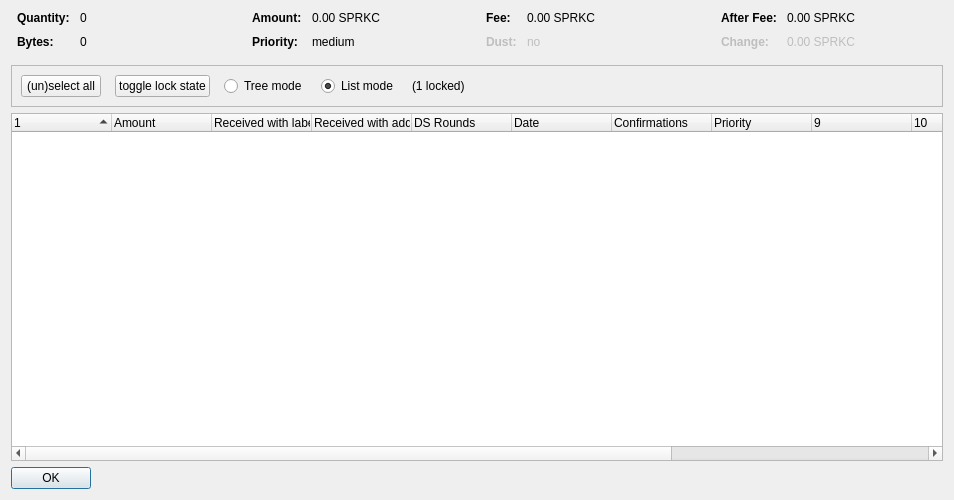
<?xml version="1.0" encoding="UTF-8"?>
<ui version="4.0">
 <class>CoinControlDialog</class>
 <widget class="QDialog" name="CoinControlDialog">
  <property name="geometry">
   <rect>
    <x>0</x>
    <y>0</y>
    <width>954</width>
    <height>500</height>
   </rect>
  </property>
  <property name="windowTitle">
   <string>Coin Selection</string>
  </property>
  <layout class="QVBoxLayout" name="verticalLayout">
   <item>
    <layout class="QHBoxLayout" name="horizontalLayoutTop" stretch="0,0,0,0">
     <property name="topMargin">
      <number>0</number>
     </property>
     <property name="bottomMargin">
      <number>10</number>
     </property>
     <item>
      <layout class="QFormLayout" name="formLayoutCoinControl1">
       <property name="horizontalSpacing">
        <number>10</number>
       </property>
       <property name="verticalSpacing">
        <number>10</number>
       </property>
       <property name="leftMargin">
        <number>6</number>
       </property>
       <property name="rightMargin">
        <number>6</number>
       </property>
       <item row="0" column="0">
        <widget class="QLabel" name="labelCoinControlQuantityText">
         <property name="font">
          <font>
           <weight>75</weight>
           <bold>true</bold>
          </font>
         </property>
         <property name="text">
          <string>Quantity:</string>
         </property>
        </widget>
       </item>
       <item row="0" column="1">
        <widget class="QLabel" name="labelCoinControlQuantity">
         <property name="cursor">
          <cursorShape>IBeamCursor</cursorShape>
         </property>
         <property name="contextMenuPolicy">
          <enum>Qt::ActionsContextMenu</enum>
         </property>
         <property name="text">
          <string notr="true">0</string>
         </property>
         <property name="textInteractionFlags">
          <set>Qt::LinksAccessibleByMouse|Qt::TextSelectableByKeyboard|Qt::TextSelectableByMouse</set>
         </property>
        </widget>
       </item>
       <item row="1" column="0">
        <widget class="QLabel" name="labelCoinControlBytesText">
         <property name="font">
          <font>
           <weight>75</weight>
           <bold>true</bold>
          </font>
         </property>
         <property name="text">
          <string>Bytes:</string>
         </property>
        </widget>
       </item>
       <item row="1" column="1">
        <widget class="QLabel" name="labelCoinControlBytes">
         <property name="cursor">
          <cursorShape>IBeamCursor</cursorShape>
         </property>
         <property name="contextMenuPolicy">
          <enum>Qt::ActionsContextMenu</enum>
         </property>
         <property name="text">
          <string notr="true">0</string>
         </property>
         <property name="textInteractionFlags">
          <set>Qt::LinksAccessibleByMouse|Qt::TextSelectableByKeyboard|Qt::TextSelectableByMouse</set>
         </property>
        </widget>
       </item>
      </layout>
     </item>
     <item>
      <layout class="QFormLayout" name="formLayoutCoinControl2">
       <property name="horizontalSpacing">
        <number>10</number>
       </property>
       <property name="verticalSpacing">
        <number>10</number>
       </property>
       <property name="leftMargin">
        <number>6</number>
       </property>
       <property name="rightMargin">
        <number>6</number>
       </property>
       <item row="0" column="0">
        <widget class="QLabel" name="labelCoinControlAmountText">
         <property name="font">
          <font>
           <weight>75</weight>
           <bold>true</bold>
          </font>
         </property>
         <property name="text">
          <string>Amount:</string>
         </property>
        </widget>
       </item>
       <item row="0" column="1">
        <widget class="QLabel" name="labelCoinControlAmount">
         <property name="cursor">
          <cursorShape>IBeamCursor</cursorShape>
         </property>
         <property name="contextMenuPolicy">
          <enum>Qt::ActionsContextMenu</enum>
         </property>
         <property name="text">
          <string notr="true">0.00 SPRKC</string>
         </property>
         <property name="textInteractionFlags">
          <set>Qt::LinksAccessibleByMouse|Qt::TextSelectableByKeyboard|Qt::TextSelectableByMouse</set>
         </property>
        </widget>
       </item>
       <item row="1" column="0">
        <widget class="QLabel" name="labelCoinControlPriorityText">
         <property name="font">
          <font>
           <weight>75</weight>
           <bold>true</bold>
          </font>
         </property>
         <property name="text">
          <string>Priority:</string>
         </property>
        </widget>
       </item>
       <item row="1" column="1">
        <widget class="QLabel" name="labelCoinControlPriority">
         <property name="cursor">
          <cursorShape>IBeamCursor</cursorShape>
         </property>
         <property name="contextMenuPolicy">
          <enum>Qt::ActionsContextMenu</enum>
         </property>
         <property name="text">
          <string>medium</string>
         </property>
         <property name="textInteractionFlags">
          <set>Qt::LinksAccessibleByMouse|Qt::TextSelectableByKeyboard|Qt::TextSelectableByMouse</set>
         </property>
        </widget>
       </item>
      </layout>
     </item>
     <item>
      <layout class="QFormLayout" name="formLayoutCoinControl3">
       <property name="horizontalSpacing">
        <number>10</number>
       </property>
       <property name="verticalSpacing">
        <number>10</number>
       </property>
       <property name="leftMargin">
        <number>6</number>
       </property>
       <property name="rightMargin">
        <number>6</number>
       </property>
       <item row="0" column="0">
        <widget class="QLabel" name="labelCoinControlFeeText">
         <property name="font">
          <font>
           <weight>75</weight>
           <bold>true</bold>
          </font>
         </property>
         <property name="text">
          <string>Fee:</string>
         </property>
        </widget>
       </item>
       <item row="0" column="1">
        <widget class="QLabel" name="labelCoinControlFee">
         <property name="cursor">
          <cursorShape>IBeamCursor</cursorShape>
         </property>
         <property name="contextMenuPolicy">
          <enum>Qt::ActionsContextMenu</enum>
         </property>
         <property name="text">
          <string notr="true">0.00 SPRKC</string>
         </property>
         <property name="textInteractionFlags">
          <set>Qt::LinksAccessibleByMouse|Qt::TextSelectableByKeyboard|Qt::TextSelectableByMouse</set>
         </property>
        </widget>
       </item>
       <item row="1" column="0">
        <widget class="QLabel" name="labelCoinControlLowOutputText">
         <property name="enabled">
          <bool>false</bool>
         </property>
         <property name="font">
          <font>
           <weight>75</weight>
           <bold>true</bold>
          </font>
         </property>
         <property name="text">
          <string>Dust:</string>
         </property>
        </widget>
       </item>
       <item row="1" column="1">
        <widget class="QLabel" name="labelCoinControlLowOutput">
         <property name="enabled">
          <bool>false</bool>
         </property>
         <property name="cursor">
          <cursorShape>IBeamCursor</cursorShape>
         </property>
         <property name="contextMenuPolicy">
          <enum>Qt::ActionsContextMenu</enum>
         </property>
         <property name="text">
          <string>no</string>
         </property>
         <property name="textInteractionFlags">
          <set>Qt::LinksAccessibleByMouse|Qt::TextSelectableByKeyboard|Qt::TextSelectableByMouse</set>
         </property>
        </widget>
       </item>
      </layout>
     </item>
     <item>
      <layout class="QFormLayout" name="formLayoutCoinControl4">
       <property name="horizontalSpacing">
        <number>10</number>
       </property>
       <property name="verticalSpacing">
        <number>10</number>
       </property>
       <property name="leftMargin">
        <number>6</number>
       </property>
       <property name="rightMargin">
        <number>6</number>
       </property>
       <item row="0" column="0">
        <widget class="QLabel" name="labelCoinControlAfterFeeText">
         <property name="font">
          <font>
           <weight>75</weight>
           <bold>true</bold>
          </font>
         </property>
         <property name="text">
          <string>After Fee:</string>
         </property>
        </widget>
       </item>
       <item row="0" column="1">
        <widget class="QLabel" name="labelCoinControlAfterFee">
         <property name="cursor">
          <cursorShape>IBeamCursor</cursorShape>
         </property>
         <property name="contextMenuPolicy">
          <enum>Qt::ActionsContextMenu</enum>
         </property>
         <property name="text">
          <string notr="true">0.00 SPRKC</string>
         </property>
         <property name="textInteractionFlags">
          <set>Qt::LinksAccessibleByMouse|Qt::TextSelectableByKeyboard|Qt::TextSelectableByMouse</set>
         </property>
        </widget>
       </item>
       <item row="1" column="0">
        <widget class="QLabel" name="labelCoinControlChangeText">
         <property name="enabled">
          <bool>false</bool>
         </property>
         <property name="font">
          <font>
           <weight>75</weight>
           <bold>true</bold>
          </font>
         </property>
         <property name="text">
          <string>Change:</string>
         </property>
        </widget>
       </item>
       <item row="1" column="1">
        <widget class="QLabel" name="labelCoinControlChange">
         <property name="enabled">
          <bool>false</bool>
         </property>
         <property name="cursor">
          <cursorShape>IBeamCursor</cursorShape>
         </property>
         <property name="contextMenuPolicy">
          <enum>Qt::ActionsContextMenu</enum>
         </property>
         <property name="text">
          <string notr="true">0.00 SPRKC</string>
         </property>
         <property name="textInteractionFlags">
          <set>Qt::LinksAccessibleByMouse|Qt::TextSelectableByKeyboard|Qt::TextSelectableByMouse</set>
         </property>
        </widget>
       </item>
      </layout>
     </item>
    </layout>
   </item>
   <item>
    <widget class="QFrame" name="frame">
     <property name="minimumSize">
      <size>
       <width>0</width>
       <height>40</height>
      </size>
     </property>
     <property name="frameShape">
      <enum>QFrame::StyledPanel</enum>
     </property>
     <property name="frameShadow">
      <enum>QFrame::Sunken</enum>
     </property>
     <layout class="QHBoxLayout" name="horizontalLayout">
      <item>
       <layout class="QHBoxLayout" name="horizontalLayoutPanel" stretch="0,0,0,0,0,0">
        <property name="spacing">
         <number>14</number>
        </property>
        <item>
         <widget class="QPushButton" name="pushButtonSelectAll">
          <property name="sizePolicy">
           <sizepolicy hsizetype="Maximum" vsizetype="Fixed">
            <horstretch>0</horstretch>
            <verstretch>0</verstretch>
           </sizepolicy>
          </property>
          <property name="text">
           <string>(un)select all</string>
          </property>
          <property name="autoDefault">
           <bool>false</bool>
          </property>
         </widget>
        </item>
        <item>
         <widget class="QPushButton" name="pushButtonToggleLock">
          <property name="sizePolicy">
           <sizepolicy hsizetype="Maximum" vsizetype="Fixed">
            <horstretch>0</horstretch>
            <verstretch>0</verstretch>
           </sizepolicy>
          </property>
          <property name="text">
           <string>toggle lock state</string>
          </property>
          <property name="autoDefault">
           <bool>false</bool>
          </property>
         </widget>
        </item>
        <item>
         <widget class="QRadioButton" name="radioTreeMode">
          <property name="sizePolicy">
           <sizepolicy hsizetype="Maximum" vsizetype="Fixed">
            <horstretch>0</horstretch>
            <verstretch>0</verstretch>
           </sizepolicy>
          </property>
          <property name="text">
           <string>Tree mode</string>
          </property>
         </widget>
        </item>
        <item>
         <widget class="QRadioButton" name="radioListMode">
          <property name="sizePolicy">
           <sizepolicy hsizetype="Maximum" vsizetype="Fixed">
            <horstretch>0</horstretch>
            <verstretch>0</verstretch>
           </sizepolicy>
          </property>
          <property name="text">
           <string>List mode</string>
          </property>
          <property name="checked">
           <bool>true</bool>
          </property>
         </widget>
        </item>
        <item>
         <widget class="QLabel" name="labelLocked">
          <property name="text">
           <string>(1 locked)</string>
          </property>
         </widget>
        </item>
        <item>
         <spacer name="horizontalSpacer">
          <property name="orientation">
           <enum>Qt::Horizontal</enum>
          </property>
          <property name="sizeHint" stdset="0">
           <size>
            <width>40</width>
            <height>20</height>
           </size>
          </property>
         </spacer>
        </item>
       </layout>
      </item>
     </layout>
    </widget>
   </item>
   <item>
    <widget class="CoinControlTreeWidget" name="treeWidget">
     <property name="contextMenuPolicy">
      <enum>Qt::CustomContextMenu</enum>
     </property>
     <property name="sortingEnabled">
      <bool>false</bool>
     </property>
     <property name="columnCount">
      <number>13</number>
     </property>
     <attribute name="headerShowSortIndicator" stdset="0">
      <bool>true</bool>
     </attribute>
     <attribute name="headerStretchLastSection">
      <bool>false</bool>
     </attribute>
     <column>
      <property name="text">
       <string/>
      </property>
     </column>
     <column>
      <property name="text">
       <string>Amount</string>
      </property>
     </column>
     <column>
      <property name="text">
       <string>Received with label</string>
      </property>
     </column>
     <column>
      <property name="text">
       <string>Received with address</string>
      </property>
     </column>
     <column>
      <property name="text">
       <string>DS Rounds</string>
      </property>
     </column>
     <column>
      <property name="text">
       <string>Date</string>
      </property>
     </column>
     <column>
      <property name="text">
       <string>Confirmations</string>
      </property>
      <property name="toolTip">
       <string>Confirmed</string>
      </property>
     </column>
     <column>
      <property name="text">
       <string>Priority</string>
      </property>
     </column>
     <column>
      <property name="text">
       <string/>
      </property>
     </column>
     <column>
      <property name="text">
       <string/>
      </property>
     </column>
     <column>
      <property name="text">
       <string/>
      </property>
     </column>
     <column>
      <property name="text">
       <string/>
      </property>
     </column>
     <column>
      <property name="text">
       <string/>
      </property>
     </column>
    </widget>
   </item>
   <item>
    <widget class="QDialogButtonBox" name="buttonBox">
     <property name="sizePolicy">
      <sizepolicy hsizetype="Maximum" vsizetype="Fixed">
       <horstretch>0</horstretch>
       <verstretch>0</verstretch>
      </sizepolicy>
     </property>
     <property name="orientation">
      <enum>Qt::Horizontal</enum>
     </property>
     <property name="standardButtons">
      <set>QDialogButtonBox::Ok</set>
     </property>
    </widget>
   </item>
  </layout>
 </widget>
 <customwidgets>
  <customwidget>
   <class>CoinControlTreeWidget</class>
   <extends>QTreeWidget</extends>
   <header>coincontroltreewidget.h</header>
  </customwidget>
 </customwidgets>
 <resources/>
 <connections/>
</ui>
